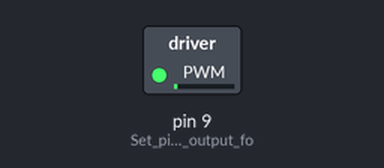
Recording of a sketch running on a simulated Arduino Uno, built with avr-gcc and run on an emulated ATmega328P. Parts: switched loads named in the sketch (green lamp = pin HIGH).

Above: at 0.05 s.
At 2.35 s:
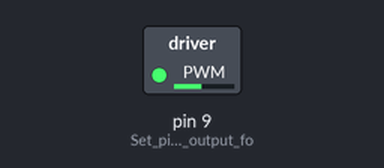
At 4.65 s:
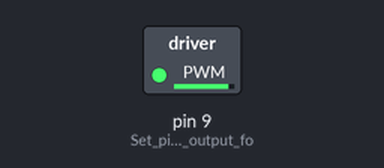
At 9.25 s:
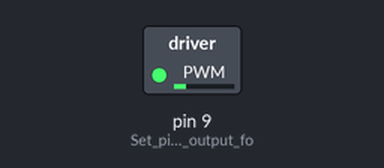
Timing chart, 0 to 19.7 s (numbered marks = the images above):
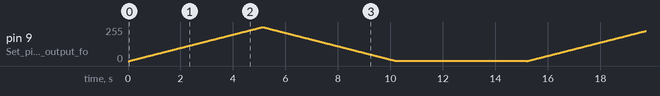

The sketch:

modulo_mosfet.ino
```cpp
/*
  This example demonstrates how to control the speed of a DC motor using a MOSFET module.
*/

int motorSpeed = 0; // Initialize the motor speed variable
int speedIncrement = 1; // Define the amount by which the speed will be incremented or decremented

unsigned long currentTime;
unsigned long previousTime;

void setup() {
  pinMode(9, OUTPUT); // Set pin 9 as an output for controlling the MOSFET module
  currentTime = millis(); // Initialize the current time
  previousTime = currentTime; // Set the previous time equal to the current time
}

void loop() {
  currentTime = millis(); // Update the current time

  // Execute the following code every 20 milliseconds (50 times per second)
  if (currentTime >= (previousTime + 20)) {
    analogWrite(9, motorSpeed); // Set the motor speed using PWM on pin 9
    motorSpeed += speedIncrement; // Increment or decrement the motor speed

    // If the motor speed reaches maximum or minimum, change the direction of speed change
    if (motorSpeed == 0 || motorSpeed == 255) {
      speedIncrement = -speedIncrement;
    }

    // If the motor speed reaches 0, pause for 5 seconds
    if (motorSpeed == 0) {
      delay(5000);
    }

    previousTime = currentTime; // Update the previous time for the next loop iteration
  }
}
```
